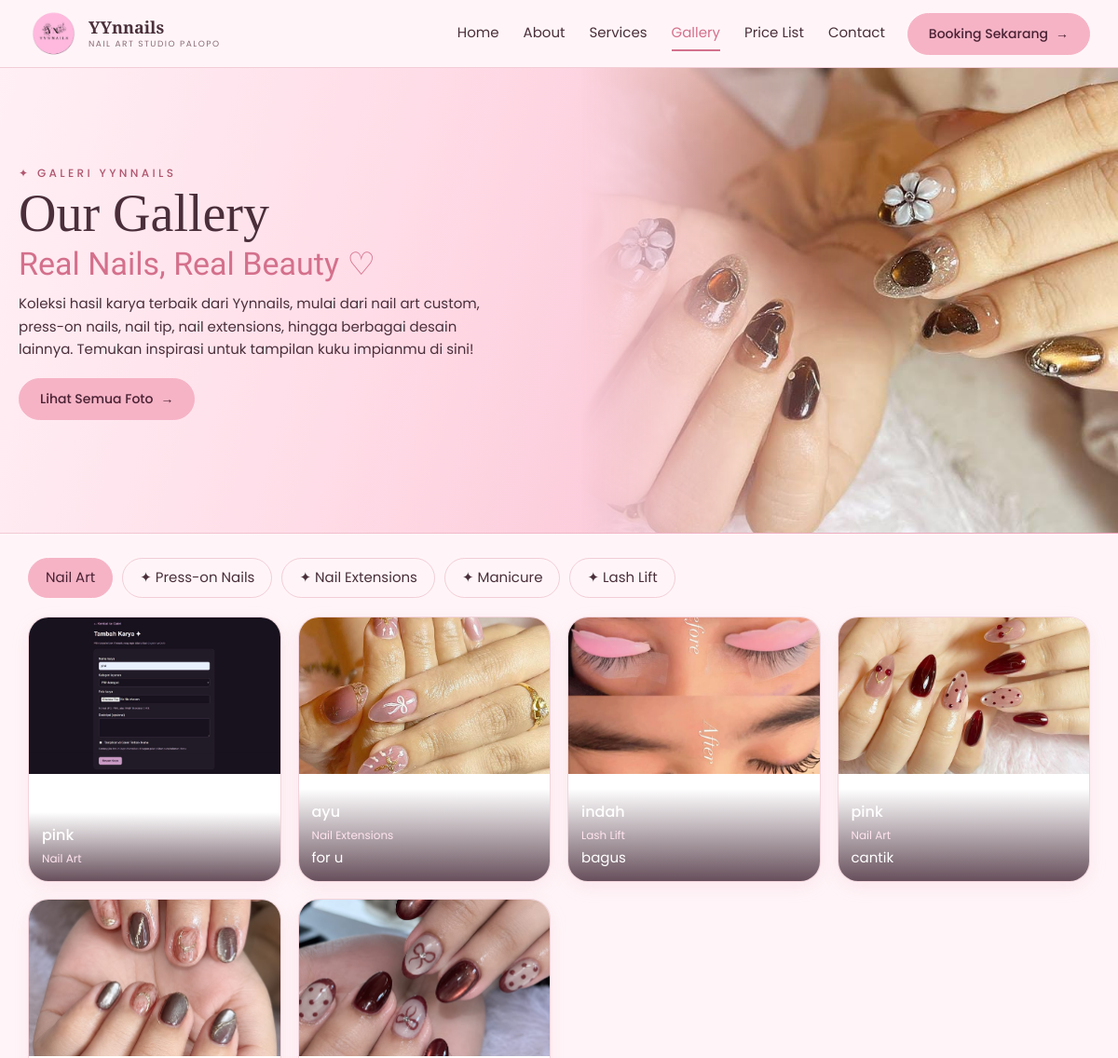
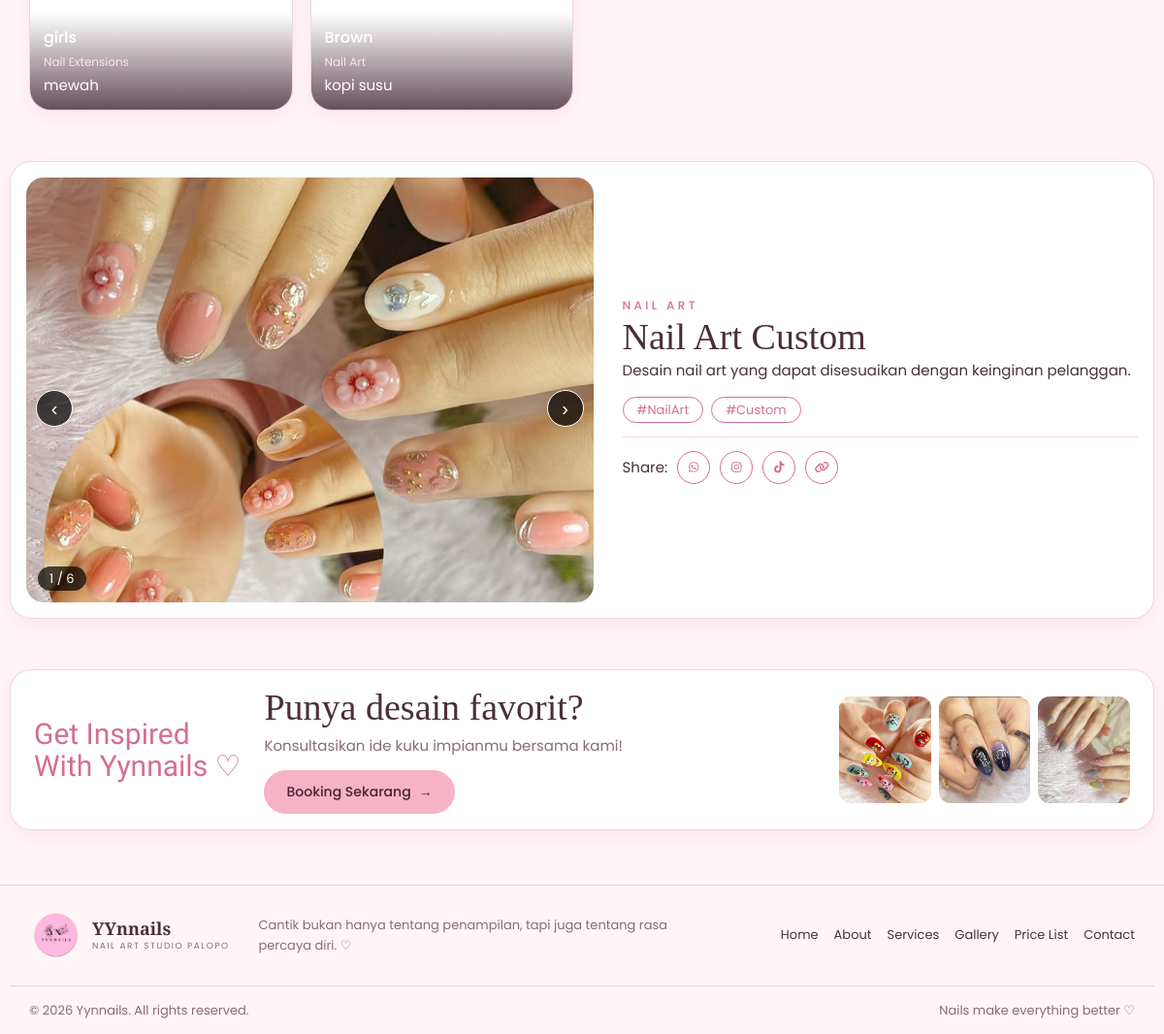
/gallery.php, run on the app's committed database (2 pictures, top to bottom).
### tables this page shows
CREATE TABLE `galeri` (
  `id_galeri` int(10) UNSIGNED NOT NULL,
  `judul` varchar(150) NOT NULL,
  `kategori` varchar(100) NOT NULL,
  `foto` varchar(255) NOT NULL,
  `deskripsi` text DEFAULT NULL,
  `created_at` timestamp NOT NULL DEFAULT current_timestamp(),
  `karya_terbaik` tinyint(1) NOT NULL DEFAULT 0
);

### gallery.php (called while the page is built)
<?php
require __DIR__ . '/includes/lib.php';
render_page('gallery');

### data/content.php (called while the page is built, shortened)
<?php
$I = 'assets/img/';
$cats = [['Semua'], ['Nail Art','nailart','✦'], ['Press-on Nails','presson','🎀'], ['Nail Tip','tip','🦋'],
         ['Lash Lift','lash','👁'], ['Nail Extensions','ext','💎'], ['Manicure','mani','🪷'],['Remover Nail Art','remover','♡']];
$catsS = $cats; $catsS[0] = ['Semua Layanan'];
$svc = [
 ['img'=>$I.'nail.jpeg','icon'=>'💅🏻','title'=>'Nail Art','text'=>'Layanan nail art dengan berbagai desain kreatif dan custom sesuai keinginanmu.','label'=>'Mulai dari','price'=>'Rp 50.000','cat'=>'nailart','url'=>'booking.php'],
 ['img'=>$I.'press.jpeg','icon'=>'🎀','title'=>'Press-on Nails','text'=>'Kuku instan dengan desain trendy dan mudah digunakan.','label'=>'Mulai dari','price'=>'Rp 25.000','cat'=>'presson','url'=>'booking.php'],
 ['img'=>$I.'tip.jpeg','icon'=>'🍃','title'=>'Nail Tip','text'=>'Penambahan kuku dengan hasil natural dan rapi.','label'=>'Mulai dari','price'=>'Rp 100.000','cat'=>'tip','url'=>'booking.php'],
 ['img'=>$I.'lash.jpeg','icon'=>'👁','title'=>'Lash Lift','text'=>'Perawatan bulu mata agar terlihat lebih lentik dan natural.','label'=>'Mulai dari','price'=>'Rp 45.000','cat'=>'lash','url'=>'booking.php'],
 ['img'=>$I.'extensions.jpeg','icon'=>'💎','title'=>'Nail Extensions','text'=>'Perpanjangan kuku untuk tampilan yang lebih panjang dan elegan.','label'=>'Mulai dari','price'=>'Rp 50.000','cat'=>'ext','url'=>'booking.php'],
 ['img'=>$I.'manicure.jpg','icon'=>'🪷','title'=>'Manicure','text'=>'Perawatan dasar untuk menjaga kesehatan dan kecantikan kuku.','label'=>'Mulai dari','price'=>'Rp 50.000','cat'=>'mani','url'=>'booking.php'],
 ['img'=>$I.'remov.jpeg','icon'=>'♡','title'=>'Remover Nail Art','text'=>'Layanan penghapusan nail art untuk membantu membersihkan kuku.','label'=>'Mulai dari','price'=>'Rp 3.000','cat'=>'remover','url'=>'booking.php'],
];
$footerCta = ['Booking Sekarang','booking.php'];

### includes/lib.php (the view, shortened to what this page needs)
<?php
$C = require __DIR__ . '/../data/content.php';
function e($s){ return htmlspecialchars((string)$s, ENT_QUOTES, 'UTF-8'); }
function nl($s){ return nl2br(e($s)); }
function g($a, $k, $d = ''){ return $a[$k] ?? $d; }
function u($x){
  global $C; $s = $C['site'];
  $m = [
    '@wa'=>'https://wa.me/'.$s['wa'],
    '@ig'=>$s['ig'],
    '@tt'=>$s['tt'],
    '@fb'=>$s['fb'],
    '@mail'=>'mailto:'.$s['email'],
    '@maps'=>$s['maps'],
    '@contact'=>'?page=contact-detail'
  ];
  return e($m[$x] ?? $x);
}
function img($src, $alt = ''){
  if ($src && is_file(dirname(__DIR__).'/'.$src)) return '<img src="'.e($src).'" alt="'.e($alt).'" loading="lazy">';
  return '<div class="ph"><span>'.e($alt).'</span></div>';
}
function btn($b){ $st = $b[2] ?? 'primary'; return '<a class="btn '.e($st).'" href="'.u($b[1]).'">'.e($b[0]).' <i>→</i></a>'; }
function btns($a){ $o = ''; foreach ($a ?: [] as $b) $o .= btn($b); return $o ? '<div class="btns">'.$o.'</div>' : ''; }
function chips($f){
  $o = '<div class="chips">';
  foreach ($f as $k => $c) $o .= '<button type="button" class="chip'.($k ? '' : ' on').'" data-f="'.($k ? e($c[1]) : '*').'">'.($k ? '<span>'.e($c[2] ?? '✦').'</span> ' : '').e($c[0]).'</button>';
  return $o.'</div>';
}
function logo(){
    return '<a class="logo" href="index.php">'
        . '<img src="assets/img/logo.png" alt="Logo Yynnails" class="logo-img">'
        . '<span class="logo-text">'
        . '<b>YYnnails</b>'
        . '<small>NAIL ART STUDIO PALOPO</small>'
        . '</span>'
        . '</a>';
}
require_once __DIR__ . '/header.php';
require_once __DIR__ . '/footer.php';
function render_page($k){
  global $C; $p = $C['pages'][$k];
  top($p);
  foreach ($p['sections'] as $s) { $f = 's_'.$s['type']; if (function_exists($f)) $f($s); }
  foot();
}
function s_hero($s){
  echo '<section class="hero">';
  echo '<div class="hero-layout">';
  echo '<div class="hero-copy">';
  echo '<p class="eyebrow">✦ '.e(g($s,'eyebrow')).'</p>';
  echo '<h1>'.e($s['title']).'</h1>';
  echo '<p class="script">'.e(g($s,'script')).'</p>';
  echo '<p class="lead">'.nl(g($s,'text')).'</p>';
  echo btns(g($s,'buttons',[]));
  echo '</div>';
  echo '<div class="himg">';
  echo img(g($s,'image'), $s['title']);
  echo '</div>';
  echo '</div></section>';
}
function s_gallery($s){
  require_once __DIR__ . '/../config/database.php';
  $kategoriList = [
    'Nail Art',
    'Press-on Nails',
    'Nail Extensions',
    'Manicure',
    'Lash Lift'
  ];
  try {
    $stmt = $pdo->query(
      'SELECT judul, kategori, foto, deskripsi
       FROM galeri
       ORDER BY created_at DESC, id_galeri DESC'
    );
    $karya = $stmt->fetchAll(PDO::FETCH_ASSOC);
  } catch (Throwable $e) {
    error_log('Gagal memuat galeri: ' . $e->getMessage());
    $karya = [];
  }
  echo '<section class="sec" id="semua"><div class="wrap" data-filter-scope>';
  $filter = [];
  foreach ($kategoriList as $kategori) {
    $filter[] = [$kategori, $kategori, '✦'];
  }
  echo chips($filter);
  echo '<div class="grid g4 k-gal">';
  foreach ($karya as $i) {
    $kategori = $i['kategori'] ?? '';
    $foto = $i['foto'] ?? '';
    echo '<article class="card" data-cat="' . e($kategori) . '">';
    echo '<div class="cimg">' . img($foto, $i['judul']) . '</div>';
    echo '<div class="cap"><div>';
    echo '<h3>' . e($i['judul']) . '</h3>';
    echo '<small>' . e($kategori) . '</small>';
    if (!empty($i['deskripsi'])) {
      echo '<p>' . nl($i['deskripsi']) . '</p>';
    }
    echo '</div></div></article>';
  }
  echo '</div></div></section>';
}
function s_detail($s){
  echo '<section class="sec" id="detail"><div class="wrap detail"><div class="slider" data-imgs="'.e(json_encode($s['images'])).'">'.img($s['images'][0], $s['title'])
     . '<button type="button" class="prev">‹</button><button type="button" class="next">›</button><span class="cnt">1 / '.count($s['images']).'</span></div>'
     . '<div><p class="eyebrow">'.e($s['eyebrow']).'</p><h2>'.e($s['title']).'</h2><p>'.nl($s['text']).'</p><div class="tags">';
  foreach ($s['tags'] as $t) {
    echo '<span class="tag">'.e($t).'</span>';
  }
  echo '</div><div class="share"><span>Share:</span>';
  foreach ($s['share'] as $x) {
    $label = strtolower($x[0]);
    if ($x[1] === '@copy') {
      echo '<button type="button" class="sq copy-link" aria-label="Salin tautan" title="Salin tautan">'
         . '<i class="fa-solid fa-link"></i></button>';
      continue;
    }
    if (str_contains($label, 'whatsapp') || $label === 'wa') {
      $icon = '<i class="fa-brands fa-whatsapp"></i>';
      $name = 'WhatsApp';
    } elseif (str_contains($label, 'instagram') || $label === 'ig') {
      $icon = '<i class="fa-brands fa-instagram"></i>';
      $name = 'Instagram';
    } elseif (str_contains($label, 'tiktok') || $label === 'tt') {
      $icon = '<i class="fa-brands fa-tiktok"></i>';
      $name = 'TikTok';
    } else {
      $icon = '<i class="fa-solid fa-link"></i>';
      $name = $x[0];
    }
    echo '<a class="sq" href="'.u($x[1]).'" aria-label="'.e($name).'" title="'.e($name).'">'.$icon.'</a>';
  }
  echo '</div></div></div></section>';
}
function s_cta($s){
  $right = !empty($s['side']) || !empty($s['images']);
  echo '<section class="sec"><div class="wrap cta">';
  if (!empty($s['image'])) echo '<div class="cta-img">'.img($s['image'], $s['title']).'</div>';
  elseif (!empty($s['deco'])) echo '<div class="cta-sc">'.nl($s['deco']).'</div>';
  echo '<div class="cta-t">'.(!empty($s['eyebrow']) ? '<p class="eyebrow">'.e($s['eyebrow']).'</p>' : '').'<h2>'.e($s['title']).'</h2><p>'.nl($s['text']).'</p>'
     . ($right && !empty($s['button']) ? btn($s['button']) : '').'</div>';
  if (!empty($s['images'])) { echo '<div class="cta-ph">'; foreach ($s['images'] as $m) echo img($m, 'Inspirasi'); echo '</div>'; }
  echo '</div></section>';
}

### includes/header.php
<?php
require_once __DIR__ . '/navbar.php';
function top($p){
  global $C;
  echo '<!doctype html><html lang="id"><head><meta charset="utf-8"><meta name="viewport" content="width=device-width,initial-scale=1">'
     . '<title>'.e($p['title']).' – '.e($C['site']['name']).'</title>'
     . '<link rel="preconnect" href="https://fonts.googleapis.com"><link rel="preconnect" href="https://fonts.gstatic.com" crossorigin>'
     . '<link href="https://fonts.googleapis.com/css2?family=Great+Vibes&family=Playfair+Display:wght@400;500;600&family=Poppins:wght@300;400;500;600&display=swap" rel="stylesheet">'
. '<link rel="stylesheet" href="https://cdnjs.cloudflare.com/ajax/libs/font-awesome/6.7.2/css/all.min.css">'
. '<link rel="stylesheet" href="assets/css/style.css"></head><body data-wa="'.e($C['site']['wa']).'">'
     . '<header class="top"><div class="wrap nav">'.logo().'<button class="burger" aria-label="Menu">☰</button><nav>';
  navbar();
  echo '</nav>'.btn($C['cta_nav']).'</div></header><main>';
}

### includes/navbar.php
<?php
function navbar(){
  global $C;
  $cur = basename($_SERVER['SCRIPT_NAME']);
  $pageKey = pathinfo($cur, PATHINFO_FILENAME);
foreach ($C['nav'] as $n) {
  $navKey = $n[0] === 'Price List'
    ? 'pricelist'
    : strtolower($n[0]);
  $isActive = ($pageKey === 'index' && $navKey === 'home')
    || ($pageKey === $navKey);
  echo '<a href="'.e($n[1]).'" data-nav="'.e($navKey).'"'
    .($isActive ? ' class="on"' : '')
    .'>'.e($n[0]).'</a>';
}
}

### includes/footer.php
<?php
function foot(){
  global $C; $s = $C['site'];
  echo '</main><footer><div class="wrap foot">'.logo().'<p>'.e($s['footer_text']).'</p>'.socials().'<nav class="fnav">';
  foreach ($C['nav'] as $n) echo '<a href="'.e($n[1]).'">'.e($n[0]).'</a>';
  echo '</nav></div><div class="wrap copy"><span>'.e($s['copyright']).'</span><span>'.e($s['footer_note']).'</span></div></footer>'
     . '<script src="assets/js/app.js"></script></body></html>';
}

### data on the page
galeri: c "✦", kategori "Lash Lift", foto (picture), judul "indah", deskripsi "bagus"
galeri: foto (picture), judul "pink", kategori "Nail Art"
galeri: foto (picture), judul "ayu", kategori "Nail Extensions", deskripsi "for u"
galeri: foto (picture), judul "pink", kategori "Nail Art", deskripsi "cantik"
galeri: foto (picture), judul "girls", kategori "Nail Extensions", deskripsi "mewah"
galeri: foto (picture), judul "Brown", kategori "Nail Art", deskripsi "kopi susu"

### other printed values
$n[0] "Home"
$n[0] "About"
$n[0] "Services"
$n[0] "Gallery"
$n[0] "Price List"
$n[0] "Contact"
$b[0] "Booking Sekarang"
g($s,'eyebrow') "GALERI YYNNAILS"
$s['title'] "Our Gallery"
g($s,'script') "Real Nails, Real Beauty ♡"
$b[0] "Lihat Semua Foto"
$c[0] "Nail Art"
$c[2] "✦"
$c[0] "Press-on Nails"
$c[0] "Nail Extensions"
